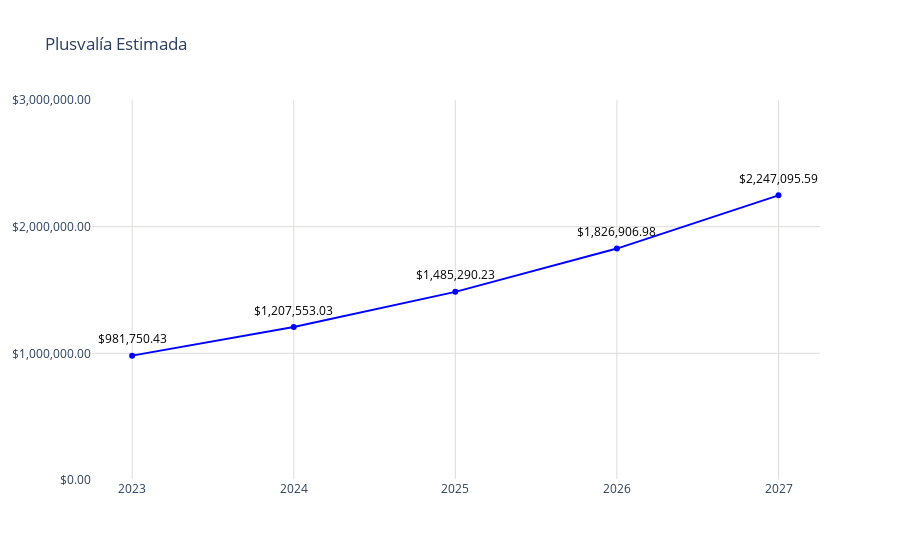

Notebook source saved alongside this figure:
### Code cell
# Datos
año = pachuca_precio_media_anual['año']
promedio = pachuca_precio_media_anual['precio']

fig = go.Figure()
fig.add_trace(go.Scatter(
    x=año,
    y=promedio,
    mode='markers+lines',
    marker=dict(color='blue'),
))
# Agregar anotaciones para mostrar los valores encima de los puntos
for a, p in zip(año, promedio):
    fig.add_annotation(
        x=a,
        y=p,
        text=f"${p:,.2f}",  # Formatear el valor del promedio como moneda
        showarrow=False,
        font=dict(color='black', size=12),
        xshift=0,
        yshift=17,
        textangle=0
    )
# Actualizar diseño
fig.update_layout(
    title='Plusvalía Estimada',
    yaxis=dict(
        range=[0, 3000000],  # Establecer el rango del eje y
        tickvals=[0, 1000000,2000000, 3000000],  # Definir los valores de las marcas en el eje y
        ticktext=['$0.00', '$1,000,000.00','$2,000,000.00','$3,000,000.00','$4,000,000.00'],  # Definir el texto de las marcas en el eje y
        gridcolor='#dddcda',   # Color de las líneas de la cuadrícula
        gridwidth=1  # Ancho de las líneas de la cuadrícula
    ),
    xaxis=dict(
        gridcolor='#dddcda', 
        tickmode='array',
        tickvals=año,
        ticktext=año
    ),
    plot_bgcolor='rgba(0,0,0,0)'
)
# Exportar gráfica como archivo HTML
def guardar_grafico_como_html(fig, nombre_archivo, carpeta='graficas'):
    # Crear la carpeta si no existe
    if not os.path.exists(carpeta):
        os.makedirs(carpeta)
    
    # Gráfica como archivo HTML en la carpeta especificada
    pio.write_html(fig, f'{carpeta}/{nombre_archivo}.html')

guardar_grafico_como_html(fig, 'g_scatt_plusvaliaestimada_base_pachuca', carpeta='graficas')
fig.show()

### Figure 1 — Plotly figure (JSON) as saved in the notebook; plotly's stock layout.template omitted (floating-point values rounded to 4 significant figures)
{"data": [{"marker": {"color": "blue"}, "mode": "markers+lines", "type": "scatter", "x": [2023, 2024, 2025, 2026, 2027], "y": [981800.0, 1208000.0, 1485000.0, 1827000.0, 2247000.0]}], "layout": {"annotations": [{"font": {"color": "black", "size": 12}, "showarrow": false, "text": "$981,750.43", "textangle": 0, "x": 2023, "xshift": 0, "y": 981800.0, "yshift": 17}, {"font": {"color": "black", "size": 12}, "showarrow": false, "text": "$1,207,553.03", "textangle": 0, "x": 2024, "xshift": 0, "y": 1208000.0, "yshift": 17}, {"font": {"color": "black", "size": 12}, "showarrow": false, "text": "$1,485,290.23", "textangle": 0, "x": 2025, "xshift": 0, "y": 1485000.0, "yshift": 17}, {"font": {"color": "black", "size": 12}, "showarrow": false, "text": "$1,826,906.98", "textangle": 0, "x": 2026, "xshift": 0, "y": 1827000.0, "yshift": 17}, {"font": {"color": "black", "size": 12}, "showarrow": false, "text": "$2,247,095.59", "textangle": 0, "x": 2027, "xshift": 0, "y": 2247000.0, "yshift": 17}], "plot_bgcolor": "rgba(0,0,0,0)", "title": {"text": "Plusvalía Estimada"}, "xaxis": {"gridcolor": "#dddcda", "tickmode": "array", "ticktext": [2023, 2024, 2025, 2026, 2027], "tickvals": [2023, 2024, 2025, 2026, 2027]}, "yaxis": {"gridcolor": "#dddcda", "gridwidth": 1, "range": [0, 3000000], "ticktext": ["$0.00", "$1,000,000.00", "$2,000,000.00", "$3,000,000.00", "$4,000,000.00"], "tickvals": [0, 1000000, 2000000, 3000000]}}}
